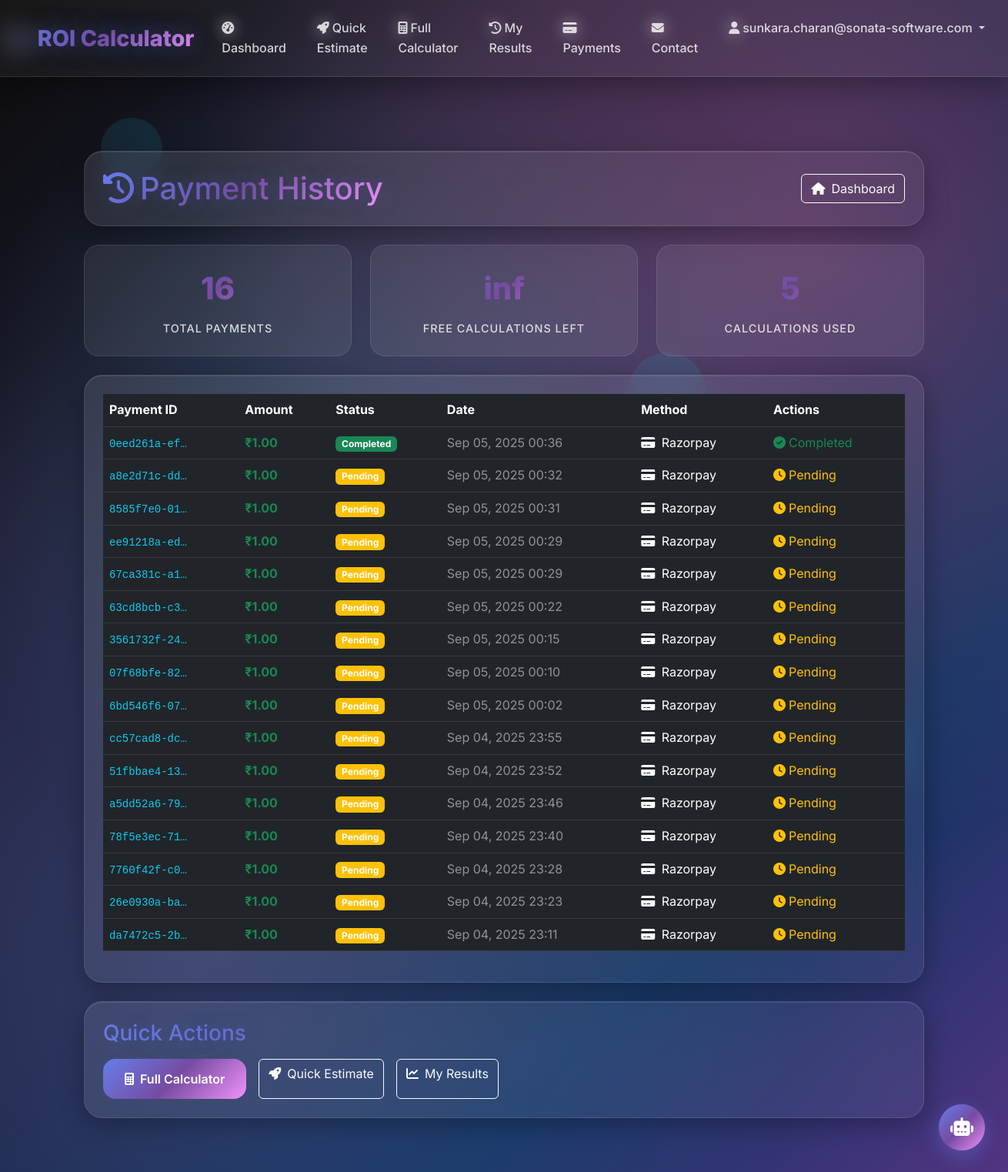
/dashboard/payment/history/ (signed in), run on the app's committed database.
### calculator/models.py (models this page shows, shortened)
class UserCalculationLimit(models.Model):
    user = models.OneToOneField(User, on_delete=models.CASCADE)
    full_calculations_used = models.IntegerField(default=0)
    unlimited_access = models.BooleanField(default=False)  # Track if user has unlimited access
    unlimited_access_purchased_at = models.DateTimeField(null=True, blank=True)  # When unlimited access was purchased
    last_reset_date = models.DateTimeField(auto_now_add=True)
    def get_remaining_free_calculations(self):
        if self.user.is_staff or self.user.is_superuser:
            return float('inf')  # Unlimited for admin
        if self.unlimited_access:
            return float('inf')  # Unlimited for paid users
        return max(0, 5 - self.full_calculations_used)
    class Meta:
        ordering = ['-last_reset_date']

class Payment(models.Model):
    PAYMENT_STATUS_CHOICES = [
        ('pending', 'Pending'),
        ('completed', 'Completed'),
        ('failed', 'Failed'),
        ('refunded', 'Refunded'),
    ]
    PAYMENT_METHOD_CHOICES = [
        ('razorpay', 'Razorpay'),
        ('stripe', 'Stripe'),
        ('paypal', 'PayPal'),
        ('manual', 'Manual'),
    ]
    user = models.ForeignKey(User, on_delete=models.CASCADE)
    roi_result = models.ForeignKey(ROIResult, on_delete=models.CASCADE, null=True, blank=True)
    amount = models.DecimalField(max_digits=10, decimal_places=2, default=1.00)
    currency = models.CharField(max_length=3, default='INR')
    payment_id = models.CharField(max_length=100, unique=True, null=True, blank=True)
    payment_method = models.CharField(max_length=20, choices=PAYMENT_METHOD_CHOICES, default='razorpay')
    status = models.CharField(max_length=20, choices=PAYMENT_STATUS_CHOICES, default='pending')
    transaction_id = models.CharField(max_length=100, null=True, blank=True)
    created_at = models.DateTimeField(auto_now_add=True)
    updated_at = models.DateTimeField(auto_now=True)
    paid_at = models.DateTimeField(null=True, blank=True)
    razorpay_order_id = models.CharField(max_length=100, null=True, blank=True)
    razorpay_payment_id = models.CharField(max_length=100, null=True, blank=True)
    razorpay_signature = models.CharField(max_length=200, null=True, blank=True)
    class Meta:
        ordering = ['-created_at']

### calculator/views.py (the view)
# urls.py: path('payment/history/', login_required(views.payment_history), name='payment_history'),
@login_required
def payment_history(request):
    payments = Payment.objects.filter(user=request.user).order_by('-created_at')
    user_limit = get_or_create_user_limit(request.user)
    context = {
        'payments': payments,
        'user_limit': user_limit,
        'remaining_calculations': user_limit.get_remaining_free_calculations(),
    }
    return render(request, 'calculator/payment_history.html', context)

### calculator/views.py (called while the page is built)
def get_or_create_user_limit(user):
    limit, created = UserCalculationLimit.objects.get_or_create(user=user)
    return limit

### templates/calculator/payment_history.html (shortened to what this page needs)
{% extends 'base.html' %}
{% load static %}
{% block content %}
<div class="container py-5">
    <div class="row">
        <div class="col-12">
            <div class="gradient-card p-4 mb-4">
                <div class="d-flex justify-content-between align-items-center">
                    <h1 class="text-gradient mb-0">
                        <i class="fas fa-history me-2"></i>Payment History
                    </h1>
                    <a href="{% url 'dashboard_home' %}" class="btn btn-outline-light">
                        <i class="fas fa-home me-2"></i>Dashboard
                    </a>
                </div>
            </div>
        </div>
    </div>
    <div class="row mb-4">
        <div class="col-md-4">
            <div class="metric-card">
                <div class="metric-value text-primary">{{ payments.count }}</div>
                <div class="metric-title">Total Payments</div>
            </div>
        </div>
        <div class="col-md-4">
            <div class="metric-card">
                <div class="metric-value text-success">{{ remaining_calculations }}</div>
                <div class="metric-title">Free Calculations Left</div>
            </div>
        </div>
        <div class="col-md-4">
            <div class="metric-card">
                <div class="metric-value text-warning">{{ user_limit.full_calculations_used }}</div>
                <div class="metric-title">Calculations Used</div>
            </div>
        </div>
    </div>
    <div class="gradient-card p-4">
        {% if payments %}
        <div class="table-responsive">
            <table class="table table-dark table-hover">
                <thead>
                    <tr>
                        <th>Payment ID</th>
                        <th>Amount</th>
                        <th>Status</th>
                        <th>Date</th>
                        <th>Method</th>
                        <th>Actions</th>
                    </tr>
                </thead>
                <tbody>
                    {% for payment in payments %}
                    <tr>
                        <td>
                            <code class="text-info">{{ payment.payment_id|truncatechars:12 }}</code>
                        </td>
                        <td>
                            <span class="fw-bold text-success">₹{{ payment.amount }}</span>
                        </td>
                        <td>
                            {% if payment.status == 'completed' %}
                                <span class="badge bg-success">{{ payment.get_status_display }}</span>
                            {% elif payment.status == 'pending' %}
                                <span class="badge bg-warning">{{ payment.get_status_display }}</span>
                            {% elif payment.status == 'failed' %}
                                <span class="badge bg-danger">{{ payment.get_status_display }}</span>
                            {% else %}
                                <span class="badge bg-secondary">{{ payment.get_status_display }}</span>
                            {% endif %}
                        </td>
                        <td>
                            <span class="text-white-50">{{ payment.created_at|date:"M d, Y H:i" }}</span>
                        </td>
                        <td>
                            <i class="fas fa-credit-card me-1"></i>
                            {{ payment.get_payment_method_display }}
                        </td>
                        <td>
                            {% if payment.status == 'completed' %}
                                <span class="text-success">
                                    <i class="fas fa-check-circle me-1"></i>Completed
                                </span>
                            {% elif payment.status == 'pending' %}
                                <span class="text-warning">
                                    <i class="fas fa-clock me-1"></i>Pending
                                </span>
                            {% else %}
                                <span class="text-danger">
                                    <i class="fas fa-times-circle me-1"></i>Failed
                                </span>
                            {% endif %}
                        </td>
                    </tr>
                    {% endfor %}
                </tbody>
            </table>
        </div>
        {% endif %}
    </div>
    <div class="row mt-4">
        <div class="col-12">
            <div class="gradient-card p-4">
                <h3 class="text-gradient mb-3">Quick Actions</h3>
                <div class="d-flex flex-wrap gap-3">
                    <a href="{% url 'full_calculator' %}" class="btn btn-gradient">
                        <i class="fas fa-calculator me-2"></i>Full Calculator
                    </a>
                    <a href="{% url 'quick_estimate' %}" class="btn btn-outline-light">
                        <i class="fas fa-rocket me-2"></i>Quick Estimate
                    </a>
                    <a href="{% url 'results' %}" class="btn btn-outline-light">
                        <i class="fas fa-chart-line me-2"></i>My Results
                    </a>
                </div>
            </div>
        </div>
    </div>
</div>
{% endblock %}

### templates/base.html (shortened to what this page needs)
<!DOCTYPE html>
<html lang="en">
<head>
    <link href="https://cdn.jsdelivr.net/npm/bootstrap@5.3.0/dist/css/bootstrap.min.css" rel="stylesheet">
    <link href="https://cdnjs.cloudflare.com/ajax/libs/font-awesome/6.4.0/css/all.min.css" rel="stylesheet">
</head>
<body>
    <div class="particle"></div>
    <div class="particle"></div>
    <nav class="navbar navbar-expand-lg navbar-dark mb-4">
        <div class="container-fluid">
            <a class="navbar-brand" href="/">
                <i class="fas fa-chart-line me-2 icon-glow"></i>ROI Calculator
            </a>
            <div class="collapse navbar-collapse" id="navbarNav">
                <ul class="navbar-nav ms-auto mb-2 mb-lg-0">
                    {% if user.is_authenticated %}
                        <li class="nav-item">
                            <a class="nav-link" href="/dashboard/">
                                <i class="fas fa-tachometer-alt me-1 icon-glow"></i>Dashboard
                            </a>
                        </li>
                        <li class="nav-item">
                            <a class="nav-link" href="/dashboard/quick/">
                                <i class="fas fa-rocket me-1 icon-glow"></i>Quick Estimate
                            </a>
                        </li>
                        <li class="nav-item">
                            <a class="nav-link" href="/dashboard/full/">
                                <i class="fas fa-calculator me-1 icon-glow"></i>Full Calculator
                            </a>
                        </li>
                        <li class="nav-item">
                            <a class="nav-link" href="/dashboard/results/">
                                <i class="fas fa-history me-1 icon-glow"></i>My Results
                            </a>
                        </li>
                        <li class="nav-item">
                            <a class="nav-link" href="/dashboard/payment/history/">
                                <i class="fas fa-credit-card me-1 icon-glow"></i>Payments
                            </a>
                        </li>
                        <li class="nav-item">
                            <a class="nav-link" href="/contact/">
                                <i class="fas fa-envelope me-1 icon-glow"></i>Contact
                            </a>
                        </li>
                        <li class="nav-item dropdown">
                            <a class="nav-link dropdown-toggle" href="#" id="navbarDropdown" role="button" data-bs-toggle="dropdown">
                                <i class="fas fa-user me-1 icon-glow"></i>{{ user.username }}
                            </a>
                        </li>
                    {% endif %}
                </ul>
            </div>
        </div>
    </nav>
    <div class="container py-4">
        {% block content %}{% endblock %}
    </div>
    {% if user.is_authenticated %}
    <div id="floatingChatbot" class="floating-chatbot">
        <button class="chatbot-toggle" onclick="toggleChatbot()" title="AI Assistant">
            <i class="fas fa-robot"></i>
            <span class="chatbot-pulse"></span>
        </button>
    </div>
    {% endif %}
</body>
</html>

### data on the page
UserCalculationLimit: full_calculations_used "5"
Payment: payment_id "0eed261a-ef…", amount "1.00", status "Completed", created_at "Sep 05, 2025 00:36", payment_method "Razorpay"
Payment: payment_id "a8e2d71c-dd…", amount "1.00", status "Pending", created_at "Sep 05, 2025 00:32", payment_method "Razorpay"
Payment: payment_id "8585f7e0-01…", amount "1.00", status "Pending", created_at "Sep 05, 2025 00:31", payment_method "Razorpay"
Payment: payment_id "ee91218a-ed…", amount "1.00", status "Pending", created_at "Sep 05, 2025 00:29", payment_method "Razorpay"
Payment: payment_id "67ca381c-a1…", amount "1.00", status "Pending", created_at "Sep 05, 2025 00:29", payment_method "Razorpay"
Payment: payment_id "63cd8bcb-c3…", amount "1.00", status "Pending", created_at "Sep 05, 2025 00:22", payment_method "Razorpay"
Payment: payment_id "3561732f-24…", amount "1.00", status "Pending", created_at "Sep 05, 2025 00:15", payment_method "Razorpay"
Payment: payment_id "07f68bfe-82…", amount "1.00", status "Pending", created_at "Sep 05, 2025 00:10", payment_method "Razorpay"
Payment: payment_id "6bd546f6-07…", amount "1.00", status "Pending", created_at "Sep 05, 2025 00:02", payment_method "Razorpay"
Payment: payment_id "cc57cad8-dc…", amount "1.00", status "Pending", created_at "Sep 04, 2025 23:55", payment_method "Razorpay"
Payment: payment_id "51fbbae4-13…", amount "1.00", status "Pending", created_at "Sep 04, 2025 23:52", payment_method "Razorpay"
Payment: payment_id "a5dd52a6-79…", amount "1.00", status "Pending", created_at "Sep 04, 2025 23:46", payment_method "Razorpay"
Payment: payment_id "78f5e3ec-71…", amount "1.00", status "Pending", created_at "Sep 04, 2025 23:40", payment_method "Razorpay"
Payment: payment_id "7760f42f-c0…", amount "1.00", status "Pending", created_at "Sep 04, 2025 23:28", payment_method "Razorpay"
Payment: payment_id "26e0930a-ba…", amount "1.00", status "Pending", created_at "Sep 04, 2025 23:23", payment_method "Razorpay"
Payment: payment_id "da7472c5-2b…", amount "1.00", status "Pending", created_at "Sep 04, 2025 23:11", payment_method "Razorpay"

### other printed values
{{ user.username }} "sunkara.charan@sonata-software.com"
{{ payments.count }} "16"
{{ remaining_calculations }} "inf"
